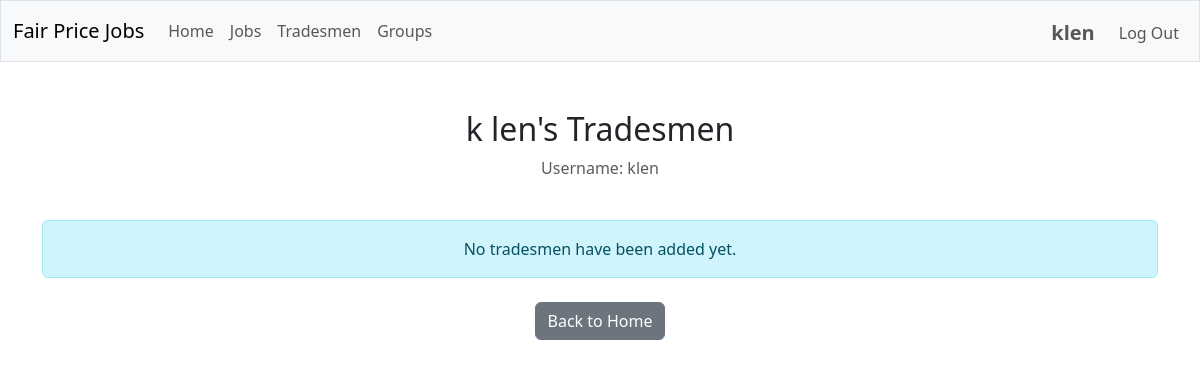
Before: /user_tradesmen/1 (signed in) with the older database file.
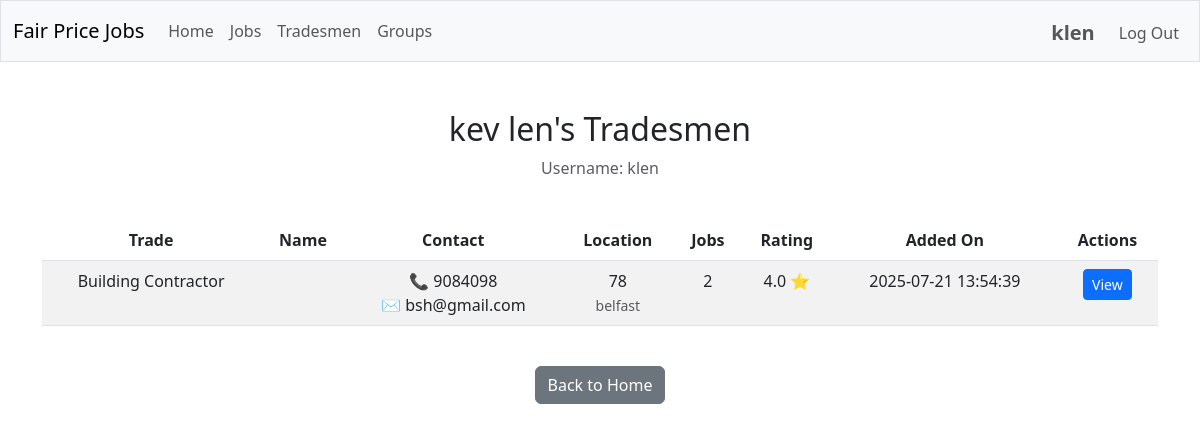
After: the same page with the newer database file.
### tables this page shows
CREATE TABLE users (
    id INTEGER PRIMARY KEY AUTOINCREMENT,
    username TEXT NOT NULL UNIQUE,
    firstname TEXT NOT NULL,
    lastname TEXT NOT NULL,
    email TEXT NOT NULL UNIQUE,
    postcode TEXT NOT NULL,
    hash TEXT NOT NULL
);

CREATE TABLE tradesmen (
    id INTEGER PRIMARY KEY AUTOINCREMENT,
    trade TEXT NOT NULL,
    first_name TEXT,
    family_name TEXT NOT NULL,
    company_name TEXT,
    address TEXT NOT NULL,
    postcode TEXT NOT NULL,
    phone_number TEXT NOT NULL,
    email TEXT
);

### app/routes/tradesmen.py (the view)
@tradesmen_bp.route("/user_tradesmen/<int:user_id>")
@login_required
def user_tradesmen(user_id: int) -> Union[str, Response]:
    from app.services.user_service import UserService
    user_service = UserService()
    user = user_service.get_user_by_id(user_id)
    if not user:
        flash("User not found.", "error")
        return redirect(url_for("main.index"))
    tradesmen_list = tradesman_service.get_tradesmen_by_user(user_id)
    return render_template("user_tradesmen.html", user=user, tradesmen=tradesmen_list)

### app/services/database.py (called while the page is built)
def get_db_service() -> DatabaseService:
    return db_service

    def get_connection(self):
        if self.database_path is None:
            raise ValueError("Database path is not configured")
        try:
            if not hasattr(g, '_database'):
                g._database = sqlite3.connect(self.database_path, isolation_level=None)
                g._database.row_factory = sqlite3.Row
                g._database.execute("PRAGMA foreign_keys = ON")
            return g._database
        except RuntimeError:
            if not hasattr(self, '_test_connection'):
                self._test_connection = sqlite3.connect(self.database_path, isolation_level=None)
                self._test_connection.row_factory = sqlite3.Row
                self._test_connection.execute("PRAGMA foreign_keys = ON")
            return self._test_connection

    def close_connection(self):
        try:
            if hasattr(g, '_database'):
                g._database.close()
                delattr(g, '_database')
        except RuntimeError:
            if hasattr(self, '_test_connection'):
                self._test_connection.close()
                delattr(self, '_test_connection')

    @contextmanager
    def get_cursor(self):
        conn = self.get_connection()
        cursor = conn.cursor()
        try:
            yield cursor
        except Exception as e:
            logger.error(f"Database error: {e}")
            conn.rollback()
            raise
        finally:
            cursor.close()

    def execute_query(self, query: str, params: Tuple = ()) -> List[Dict[str, Any]]:
        with self.get_cursor() as cursor:
            cursor.execute(query, params)
            columns = [column[0] for column in cursor.description]
            return [dict(zip(columns, row)) for row in cursor.fetchall()]

    def execute_single_query(self, query: str, params: Tuple = ()) -> Optional[Dict[str, Any]]:
        with self.get_cursor() as cursor:
            cursor.execute(query, params)
            row = cursor.fetchone()
            if row:
                columns = [column[0] for column in cursor.description]
                return dict(zip(columns, row))
            return None

### app/services/user_service.py (called while the page is built)
    def get_user_by_id(self, user_id: int) -> Optional[Dict[str, Any]]:
        return self.db.execute_single_query(
            "SELECT * FROM users WHERE id = ?",
            (user_id,)
        )

### templates/user_tradesmen.html (shortened to what this page needs)
{% extends "layout.html" %}
{% block main %}
    <div class="container">
        <div class="row mb-4">
            <div class="col">
                <h2>{{ user.firstname }} {{ user.lastname }}'s Tradesmen</h2>
                <p class="text-muted">Username: {{ user.username }}</p>
            </div>
        </div>
        {% if tradesmen %}
            <div class="table-responsive">
                <table class="table table-striped">
                    <thead>
                        <tr>
                            <th>Trade</th>
                            <th>Name</th>
                            <th>Contact</th>
                            <th>Location</th>
                            <th>Jobs</th>
                            <th>Rating</th>
                            <th>Added On</th>
                            <th>Actions</th>
                        </tr>
                    </thead>
                    <tbody>
                        {% for tradesman in tradesmen %}
                            <tr>
                                <td>{{ tradesman.trade }}</td>
                                <td>
                                </td>
                                <td>
                                    <div>📞 {{ tradesman.phone_number }}</div>
                                    {% if tradesman.email %}
                                        <div>✉️ {{ tradesman.email }}</div>
                                    {% endif %}
                                </td>
                                <td>
                                    <div>{{ tradesman.postcode }}</div>
                                    <small class="text-muted">{{ tradesman.address }}</small>
                                </td>
                                <td>{{ tradesman.job_count }}</td>
                                <td>
                                    {% if tradesman.avg_rating %}
                                        {{ "%.1f"|format(tradesman.avg_rating) }} ⭐
                                    {% else %}
                                        No ratings
                                    {% endif %}
                                </td>
                                <td>{{ tradesman.date_added }}</td>
                                <td>
                                    <a href="{{ url_for('tradesmen.view_tradesman', tradesman_id=tradesman.id) }}" class="btn btn-sm btn-primary">View</a>
                                </td>
                            </tr>
                        {% endfor %}
                    </tbody>
                </table>
            </div>
        {% else %}
            <div class="alert alert-info">
                No tradesmen have been added yet.
            </div>
        {% endif %}
        <div class="mt-4">
            <a href="{{ url_for('main.index') }}" class="btn btn-secondary">Back to Home</a>
        </div>
    </div>
{% endblock %}

### templates/layout.html (shortened to what this page needs)
<!DOCTYPE html>
<html lang="en">
    <head>
        <link href="https://cdn.jsdelivr.net/npm/bootstrap@5.3.0/dist/css/bootstrap.min.css" rel="stylesheet">
        <link rel="stylesheet" href="{{ url_for('static', filename='css/custom.css') }}">
    </head>
    <body>
        <nav class="navbar navbar-expand-md navbar-light bg-light border">
            <div class="container-fluid">
                <a class="navbar-brand mb-0 align-items-center" href="/">Fair Price Jobs</a>
                <div class="collapse navbar-collapse" id="navbarNav">
                    {% if session.user_id %}
                        <ul class="navbar-nav me-auto mb-2 mb-lg-0">
                            <li class="nav-item">
                                <a class="nav-link" href="{{ url_for('main.index') }}">Home</a>
                            </li>
                            <li class="nav-item">
                                <a class="nav-link" href="{{ url_for('search.search_jobs') }}">Jobs</a>
                            </li>
                            <li class="nav-item">
                                <a class="nav-link" href="{{ url_for('search.search_tradesmen') }}">Tradesmen</a>
                            </li>
                            <li class="nav-item">
                                <a class="nav-link" href="{{ url_for('groups.search_groups') }}">Groups</a>
                            </li>
                        </ul>
                        <ul class="navbar-nav ms-auto mt-1 align-items-center">
                            <li class="nav-item me-3">
                                <a class="nav-link fs-5 fw-bold p-0" href="{{ url_for('profile.user_profile', user_id=session.user_id) }}">{{ session.username }}</a>
                            </li>
                            <li class="nav-item">
                                <a class="nav-link" href="/logout">Log Out</a>
                            </li>
                        </ul>
                    {% endif %}
                </div>
            </div>
        </nav>
        <main class="container-fluid py-5 text-center">
            {% block main %}{% endblock %}
        </main>
    </body>
</html>

Changed rows visible on the page:
changed users "len": firstname "k" → "kev"
added tradesmen: trade "Building Contractor", phone_number "9084098", email "bsh@gmail.com", postcode "78", address "belfast", job_count "2", avg_rating "4.0", date_added "2025-07-21 13:54:39"
Other visible differences:
text no longer shown: "No tradesmen have been added yet."
text now shown: "Trade Name Contact Location Jobs Rating Added On Actions"
